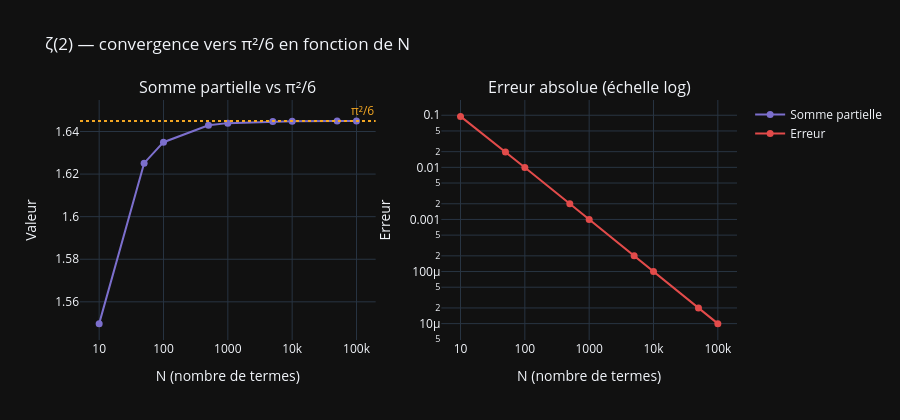

Source (notebook cell):
### Markdown cell above
## Convergence interactive — faire grandir N

Le slider permet de faire varier N et voir l'erreur diminuer.  
On visualise à la fois la somme partielle et l'écart avec π²/6.

### Code cell
N_values  = [10, 50, 100, 500, 1000, 5000, 10000, 50000, 100000]
errors    = []
approxs   = []
exact     = np.pi**2 / 6

for N in N_values:
    n   = np.arange(1, N + 1, dtype=float)
    val = np.sum(1 / n**2)
    approxs.append(val)
    errors.append(exact - val)


fig = make_subplots(rows=1, cols=2,
    subplot_titles=("Somme partielle vs π²/6", "Erreur absolue (échelle log)"))

fig.add_trace(go.Scatter(
    x=N_values, y=approxs,
    name="Somme partielle",
    mode="lines+markers",
    line=dict(color=COLOR_MAIN, width=2),
    marker=dict(size=7)
), row=1, col=1)

fig.add_hline(y=exact, line_dash="dot", line_color=COLOR_ACCENT,
              annotation_text="π²/6", annotation_font_color=COLOR_ACCENT,
              row=1, col=1)

fig.add_trace(go.Scatter(
    x=N_values, y=errors,
    name="Erreur",
    mode="lines+markers",
    line=dict(color=COLOR_DANGER, width=2),
    marker=dict(size=7),
    hovertemplate="N=%{x}<br>erreur=%{y:.2e}<extra></extra>"
), row=1, col=2)

fig.update_xaxes(type="log", title_text="N (nombre de termes)")
fig.update_yaxes(type="log", title_text="Erreur", row=1, col=2)
fig.update_yaxes(title_text="Valeur", row=1, col=1)

fig.update_layout(template=TEMPLATE, height=420,
    title="ζ(2) — convergence vers π²/6 en fonction de N")
fig.show()

### Figure 1 — Plotly figure (JSON) as saved in the notebook; plotly's stock layout.template omitted (floating-point values rounded to 4 significant figures)
{"data": [{"line": {"color": "#7C6FCD", "width": 2}, "marker": {"size": 7}, "mode": "lines+markers", "name": "Somme partielle", "type": "scatter", "x": [10, 50, 100, 500, 1000, 5000, 10000, 50000, 100000], "xaxis": "x", "y": [1.55, 1.625, 1.635, 1.643, 1.644, 1.645, 1.645, 1.645, 1.645], "yaxis": "y"}, {"hovertemplate": "N=%{x}<br>erreur=%{y:.2e}<extra></extra>", "line": {"color": "#E24B4A", "width": 2}, "marker": {"size": 7}, "mode": "lines+markers", "name": "Erreur", "type": "scatter", "x": [10, 50, 100, 500, 1000, 5000, 10000, 50000, 100000], "xaxis": "x2", "y": [0.09517, 0.0198, 0.00995, 0.001998, 0.0009995, 0.0002, 0.0001, 2e-05, 1e-05], "yaxis": "y2"}], "layout": {"annotations": [{"font": {"size": 16}, "showarrow": false, "text": "Somme partielle vs π²/6", "x": 0.225, "xanchor": "center", "xref": "paper", "y": 1, "yanchor": "bottom", "yref": "paper"}, {"font": {"size": 16}, "showarrow": false, "text": "Erreur absolue (échelle log)", "x": 0.775, "xanchor": "center", "xref": "paper", "y": 1, "yanchor": "bottom", "yref": "paper"}, {"font": {"color": "#F2A623"}, "showarrow": false, "text": "π²/6", "x": 1, "xanchor": "right", "xref": "x domain", "y": 1.645, "yanchor": "bottom", "yref": "y"}], "height": 420, "shapes": [{"line": {"color": "#F2A623", "dash": "dot"}, "type": "line", "x0": 0, "x1": 1, "xref": "x domain", "y0": 1.645, "y1": 1.645, "yref": "y"}], "title": {"text": "ζ(2) — convergence vers π²/6 en fonction de N"}, "xaxis": {"anchor": "y", "domain": [0, 0.45], "title": {"text": "N (nombre de termes)"}, "type": "log"}, "xaxis2": {"anchor": "y2", "domain": [0.55, 1], "title": {"text": "N (nombre de termes)"}, "type": "log"}, "yaxis": {"anchor": "x", "domain": [0, 1], "title": {"text": "Valeur"}}, "yaxis2": {"anchor": "x2", "domain": [0, 1], "title": {"text": "Erreur"}, "type": "log"}}}
